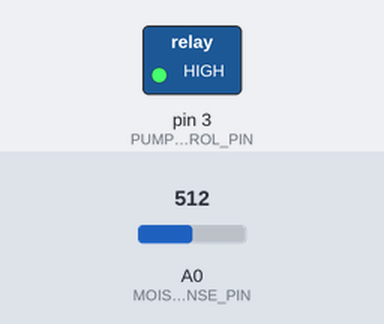
Recording of a sketch running on a simulated Arduino Uno, built with avr-gcc and run on an emulated ATmega328P. Parts: switched loads named in the sketch (green lamp = pin HIGH). Inputs (shaded band) come from the test bench; at power-on: A0 (MOISTURE_SENSOR_SENSE_PIN) = 512.

Above: at 1.2 s.
1.3 s: A0 (MOISTURE_SENSOR_SENSE_PIN) set to 636
2.8 s: A0 (MOISTURE_SENSOR_SENSE_PIN) set to 661
At 3.6 s:
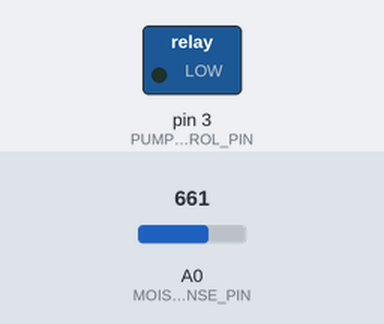
4.5 s: A0 (MOISTURE_SENSOR_SENSE_PIN) set to 566
6.0 s: A0 (MOISTURE_SENSOR_SENSE_PIN) set to 537
At 7.2 s:
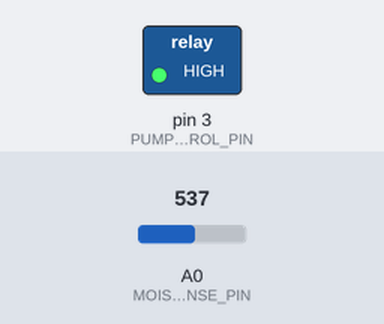
7.5 s: A0 (MOISTURE_SENSOR_SENSE_PIN) set to 716
At 8.3 s:
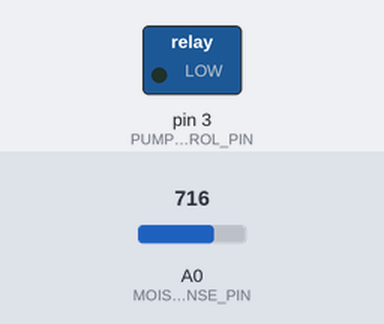
Timing chart, 0 to 10.0 s (numbered marks = the images above; inputs shaded):
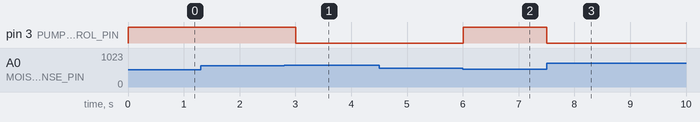

The sketch:

best_wet_palette_in_the_world.ino
```cpp
//------------------------------------------------------------
//Static Definitions
const static int32_t ONE_MINUTE = 60000L; //60,000ms = 60s
const static uint32_t DELAY_MS = 250UL; //250ms


//------------------------------------------------------------
//Class definitions
class Recorder {
  public:
    Recorder()
    {
      Reset();
    }

    void Setup()
    {
      Serial.begin(115200);
      Reset();
    }

    void RecordSnapshot(int moisture_level_raw, int moisture_level_perc, bool pump_on)
    {
      //Sum up moisture for sending to computer later
      m_moisture_raw_total += moisture_level_raw;
      m_moisture_perc_total += moisture_level_perc;

      //Record if the pump is on for this shapshot
      if (pump_on) {
        m_pump_on_counter++;
      }

      m_snapshots_count++;
    }

    void SendDataToPC()
    {
      float pump_on_perc = ((float)m_pump_on_counter  / (float)m_snapshots_count) * 100.0;
      float average_moisture_raw = (float)m_moisture_raw_total / (float)m_snapshots_count;
      float average_moisture_perc = (float)m_moisture_perc_total / (float)m_snapshots_count;

      Serial.print(millis());
      Serial.print(",");

      Serial.print(average_moisture_raw, 1);
      Serial.print(",");

      Serial.print(average_moisture_perc, 1);
      Serial.print(",");

      Serial.print(pump_on_perc, 1);
      Serial.print("\n");
      Reset();
    }

    void Reset()
    {
      m_pump_on_counter = 0;
      m_moisture_raw_total = 0;
      m_moisture_perc_total = 0;
      m_snapshots_count = 0;
    }

  protected:
    uint32_t m_pump_on_counter;
    uint32_t m_moisture_raw_total;
    uint32_t m_moisture_perc_total;
    uint32_t m_snapshots_count;
};


class PumpController {
  public:
    PumpController()
    {
      m_pump_on = false;
      m_moisture_level_raw = 0;
      m_moisture_level_perc = 0;
    }

    void Setup()
    {
      //Turn on the pump control, control pin and set it to low
      pinMode(PUMP_RELAY_CONTROL_PIN, OUTPUT);
      digitalWrite(PUMP_RELAY_CONTROL_PIN, LOW);
    }

    void ControlLoop()
    {
      //Measure moisture level
      m_moisture_level_raw = analogRead(MOISTURE_SENSOR_SENSE_PIN);

      m_moisture_level_perc = map(m_moisture_level_raw, COMPLETELY_DRY, COMPLETELY_WET, 0, 100);

      //Is moisture level too low?
      if (m_moisture_level_perc < MOISTURE_LOW_LIMIT) {
        m_pump_on = true;
      }

      //Is moisture level too high?
      if (m_moisture_level_perc > MOISTURE_HIGH_LIMIT) {
        m_pump_on = false;
      }

      //Control the pump
      digitalWrite(PUMP_RELAY_CONTROL_PIN, m_pump_on ? LOW : HIGH);
    }

    int GetMoistureLevelRaw() const
    {
      return m_moisture_level_raw;
    }

    int GetMoistureLevelPerc() const
    {
      return m_moisture_level_perc;
    }

    bool GetPumpOn() const
    {
      return m_pump_on;
    }

  //statics
  protected:
    //Sensor readings when completely dry/wet
    const static uint16_t COMPLETELY_DRY = 750; //Moisture sensor reading 590 when completely dry
    const static uint16_t COMPLETELY_WET = 500; //Moisture sensor reading 400 when completely wet

    //Moisture limits on the sensor to trigger pump relay
    const int MOISTURE_LOW_LIMIT = 40; //40%
    const int MOISTURE_HIGH_LIMIT = 80; //80%

    //Pin definitions
    const int MOISTURE_SENSOR_SENSE_PIN = A0;
    const int PUMP_RELAY_CONTROL_PIN = 3;

  //Local variables
  protected:
    bool m_pump_on;
    int m_moisture_level_raw;
    int m_moisture_level_perc;
};


//------------------------------------------------------------
//Global Variables
Recorder g_recorder;
PumpController g_pump_controller;


//------------------------------------------------------------
//Program
void setup() {
  // put your setup code here, to run once:
  g_recorder.Setup();
  g_pump_controller.Setup();

}

void loop() {
  // put your main code here, to run repeatedly:
  static uint32_t last_send_time = 0;

  //Run the pump controller
  g_pump_controller.ControlLoop();

  //Record snapshot of data
  g_recorder.RecordSnapshot(g_pump_controller.GetMoistureLevelRaw(), g_pump_controller.GetMoistureLevelPerc(), g_pump_controller.GetPumpOn());

  //Check to see if 1 minute has passed
  if (abs((int64_t)millis() - (int64_t)last_send_time - ONE_MINUTE) < (DELAY_MS/2)) {
    last_send_time = millis();
    g_recorder.SendDataToPC();
  }

  //Wait DELAY_MS milliseconds
  delay(DELAY_MS);
}
```

Measured:
- the behaviour switches between 650 and 651 on A0 (MOISTURE_SENSOR_SENSE_PIN) (found by bisection; images 0 and 1)
- the behaviour switches between 548 and 547 on A0 (MOISTURE_SENSOR_SENSE_PIN) (found by bisection; images 1 and 2)
- after the input at 1.3 s, every drawn part: stays the same
- after the input at 2.8 s, pin 3 (PUMP_RELAY_CONTROL_PIN): HIGH → LOW after 0.20 s
- after the input at 4.5 s, every drawn part: stays the same
- after the input at 6.0 s, pin 3 (PUMP_RELAY_CONTROL_PIN): LOW → HIGH at once
- after the input at 7.5 s, pin 3 (PUMP_RELAY_CONTROL_PIN): HIGH → LOW at once
